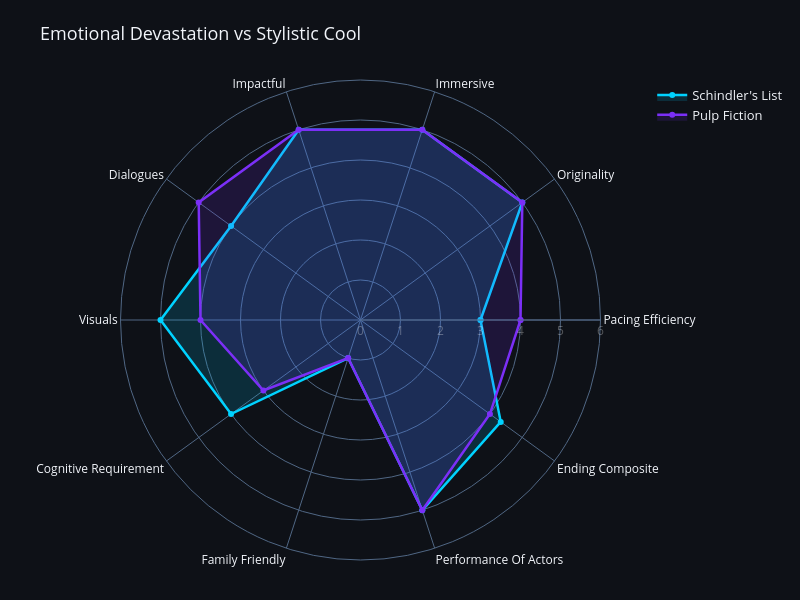

Here is the notebook cell this chart was saved with:
### Markdown cell above
**Observation:** *Inception* pushes the cognitive requirement and originality boundaries, while *Forrest Gump* excels in family friendliness and emotional connection.

### Code cell
movie_radar(["Schindler's List", 'Pulp Fiction'], title='Emotional Devastation vs Stylistic Cool')

### Figure 1 — Plotly figure (JSON) as saved in the notebook; plotly's stock layout.template omitted (floating-point values rounded to 4 significant figures)
{"data": [{"fill": "toself", "fillcolor": "rgba(0, 210, 255, 0.15)", "line": {"color": "#00d2ff", "width": 2.5}, "name": "Schindler's List", "r": [3, 5, 5, 5, 4, 5, 4, 1, 5, 4.333, 3], "theta": ["Pacing Efficiency", "Originality", "Immersive", "Impactful", "Dialogues", "Visuals", "Cognitive Requirement", "Family Friendly", "Performance Of Actors", "Ending Composite", "Pacing Efficiency"], "type": "scatterpolar"}, {"fill": "toself", "fillcolor": "rgba(123, 47, 247, 0.15)", "line": {"color": "#7b2ff7", "width": 2.5}, "name": "Pulp Fiction", "r": [4, 5, 5, 5, 5, 4, 3, 1, 5, 4, 4], "theta": ["Pacing Efficiency", "Originality", "Immersive", "Impactful", "Dialogues", "Visuals", "Cognitive Requirement", "Family Friendly", "Performance Of Actors", "Ending Composite", "Pacing Efficiency"], "type": "scatterpolar"}], "layout": {"height": 600, "legend": {"font": {"size": 13}}, "margin": {"b": 40, "t": 80}, "paper_bgcolor": "#0e1117", "polar": {"bgcolor": "rgba(0,0,0,0)", "radialaxis": {"color": "rgba(255,255,255,0.3)", "range": [0, 6], "showticklabels": true, "visible": true}}, "showlegend": true, "title": {"font": {"size": 18}, "text": "Emotional Devastation vs Stylistic Cool"}, "width": 800}}
